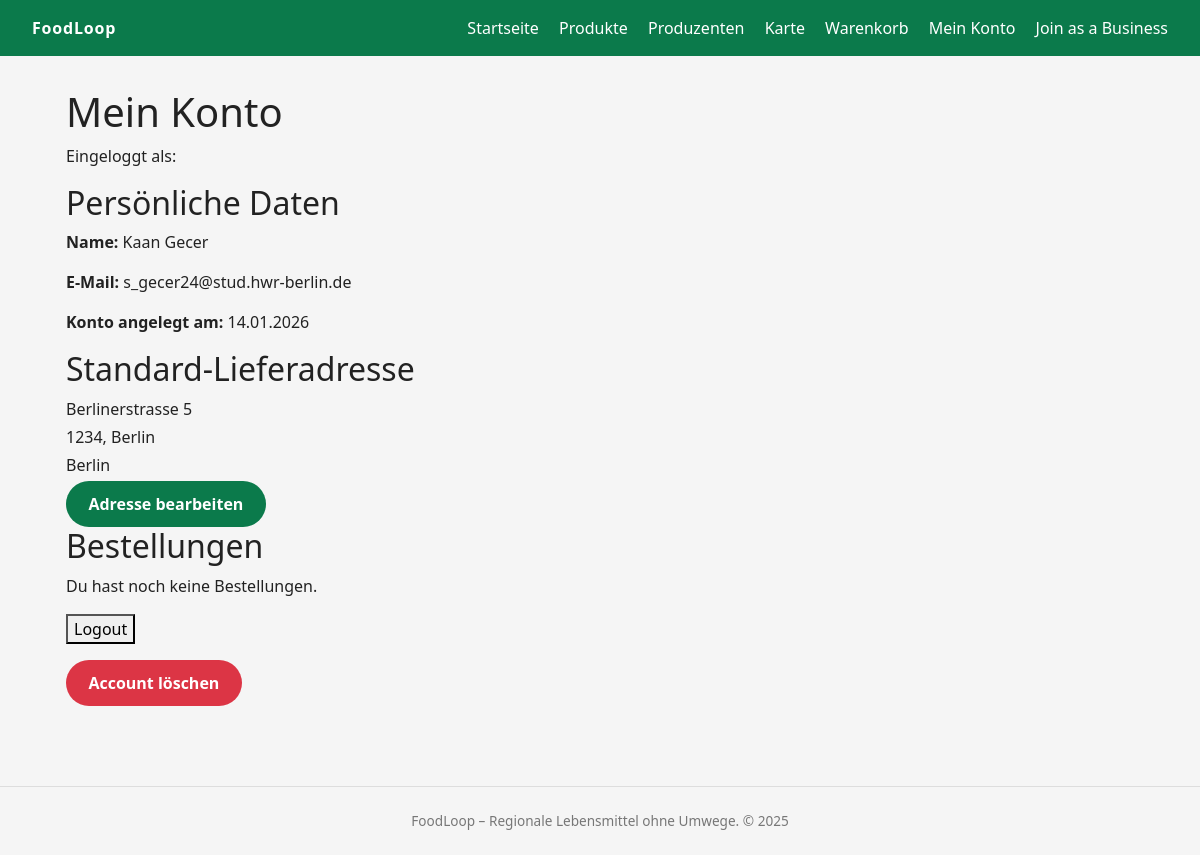
Screenshot of /account (signed in) with the database file from the repository.
### models.py (models this page shows)
class User(db.Model, UserMixin):
    __tablename__ = "user"
    id = db.Column(db.Integer, primary_key=True)
    email = db.Column(db.String(255), unique=True, nullable=False)
    password_hash = db.Column(db.String(255), nullable=False)
    first_name = db.Column(db.String(100), nullable=False)
    last_name = db.Column(db.String(100), nullable=False)
    role = db.Column(db.String(20), nullable=False)  # 'CUSTOMER' | 'PRODUCER'
    created_at = db.Column(db.DateTime, default=datetime.utcnow, nullable=False)
    customer_profile = db.relationship("CustomerProfile", back_populates="user", uselist=False, cascade="all, delete-orphan")
    producer_profile = db.relationship("ProducerProfile", back_populates="user", uselist=False, cascade="all, delete-orphan")

class Address(db.Model):
    __tablename__ = "address"
    address_id = db.Column(db.Integer, primary_key=True)
    street = db.Column(db.String(255), nullable=False)
    city = db.Column(db.String(100), nullable=False)
    zip = db.Column(db.String(20), nullable=False)
    country = db.Column(db.String(100), nullable=False)
    created_at = db.Column(db.DateTime, default=datetime.utcnow, nullable=False)
    customers = db.relationship("CustomerProfile", back_populates="address", lazy="dynamic")
    producers = db.relationship("ProducerProfile", back_populates="address", lazy="dynamic")

### app.py (the view)
@app.route("/account")
@login_required
def account():
    user = current_user
    profile = user.customer_profile
    address = profile.address if profile else None
    form = EditAddressForm(obj=address)
    if current_user.customer_profile:
        orders = current_user.customer_profile.orders.all()
    else:
        orders = []
    return render_template("account.html", user=user, orders=orders, address=address, form=form)

### app.py (called while the page is built)
@login_manager.user_loader
def load_user(user_id):
    return User.query.get(int(user_id))

### templates/account.html (shortened to what this page needs)
{% extends "base.html" %}
{% block content %}
  <h1>Mein Konto</h1>
  <p>Eingeloggt als: {{ session["user_email"] }}</p>
  <section class="account-section">
    <h2>Persönliche Daten</h2>
    <p><strong>Name:</strong> {{ user.first_name }} {{ user.last_name }}</p>
    <p><strong>E-Mail:</strong> {{ user.email }}</p>
    <p><strong>Konto angelegt am:</strong> {{ user.created_at.strftime("%d.%m.%Y") }}</p>
  </section>
  <section class="account-section">
    <h2>Standard-Lieferadresse</h2>
    {% if address %}
    <p class="mb-1">{{ address.street }}</p>
    <p class="mb-1">{{ address.zip }}, {{ address.city }} </p>
    <p class="mb-1">{{ address.country }}</p>
    {% else %}
    <p>Keine Adresse hinterlegt.</p>
    {% endif %}
    <button type="button"
            class="btn btn-primary"
            data-bs-toggle="modal"
            data-bs-target="#editAddressModal">
          Adresse bearbeiten
      </button>
  </section>
  <section class="account-section">
    <h2>Bestellungen</h2>
    {% if orders %}
      <ul>
        {% for order in orders %}
          <li>
            <strong>Bestellung #{{ order.id }}</strong> –
            {{ order.created_at.strftime("%d.%m.%Y") }} –
            Gesamt: {{ order.total }} €
            <a href="{{ url_for('order_detail', order_id=order.id) }}">Details</a>
          </li>
        {% endfor %}
      </ul>
    {% else %}
      <p>Du hast noch keine Bestellungen.</p>
    {% endif %}
  </section>
  <form action="{{ url_for('logout') }}" method="post">
    <button type="submit">Logout</button>
  </form>
  <form action="{{ url_for('delete_account') }}" method="post" style="margin-top: 1rem;"
      onsubmit="return confirm('Account unwiderruflich löschen?');">
  <button type="submit" class="btn btn-danger">Account löschen</button>
</form>
{% endblock %}

### templates/base.html (shortened to what this page needs)
<!DOCTYPE html>
<html lang="de">
<head>
    <link href="https://cdn.jsdelivr.net/npm/bootstrap@5.3.3/dist/css/bootstrap.min.css" rel="stylesheet">
    <link rel="stylesheet" href="{{ url_for('static', filename='css/main.css') }}">
</head>
<body>
<header>
    <div class="logo">
        FoodLoop
    </div>
    <nav>
        <a href="{{ url_for('home') }}">Startseite</a>
        <a href="{{ url_for('products') }}">Produkte</a>
        <a href="{{ url_for('producers') }}">Produzenten</a>
        <a href="{{ url_for('maps') }}">Karte</a>
        <a href="{{ url_for('cart') }}">Warenkorb</a>
        {% if current_user.is_authenticated %}
            <a href="{{ url_for('account') }}">Mein Konto</a>
        {% else %}
            <a href="{{ url_for('login') }}">Login</a>
        {% endif %}
        <a href="{{ url_for('business') }}">Join as a Business</a>
    </nav>
</header>
<main>
    {% block content %}{% endblock %}
</main>
<footer>
    FoodLoop – Regionale Lebensmittel ohne Umwege. &copy; {{ 2025 }}
</footer>
</body>
</html>

### static/css/base.css (style rules this page uses)
body { font-family: system-ui, -apple-system, BlinkMacSystemFont, "Segoe UI", sans-serif; margin: 0; background: #f5f5f5; color: #222; }
header { background: #0b7a4b; color: white; padding: 1rem 2rem; display: flex; justify-content: space-between; align-items: center; }
header a { color: white; text-decoration: none; margin-left: 1rem; font-weight: 500; }
.logo { font-weight: 700; letter-spacing: 0.05em; }
footer { text-align: center; padding: 1.5rem 1rem; color: #777; border-top: 1px solid #ddd; font-size: 0.85rem; }

### static/css/layout.css (style rules this page uses)
main { max-width: 1100px; margin: 2rem auto; padding: 0 1rem 3rem; }

### static/css/components.css (style rules this page uses)
.btn { display: inline-block; padding: 0.7rem 1.4rem; border-radius: 999px; border: none; cursor: pointer; text-decoration: none; font-weight: 600; }
.btn-primary { background: #0b7a4b; color: white; }

### rows the page displays
User: first_name "Kaan", last_name "Gecer", email "s_gecer24@stud.hwr-berlin.de", created_at "14.01.2026"
Address: street "Berlinerstrasse 5", zip "1234", city "Berlin", country "Berlin"

### other values shown
{{ 2025 }} "2025"
